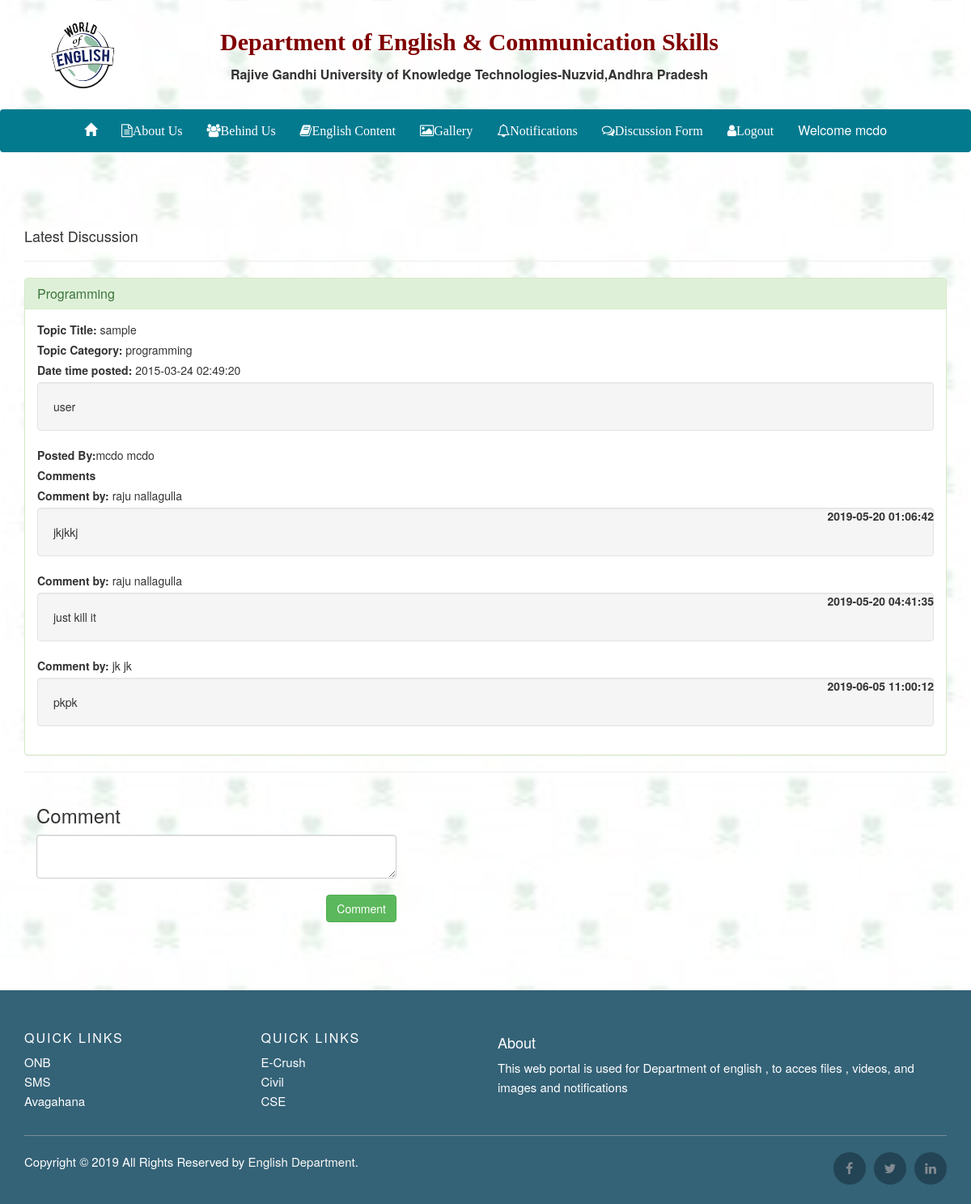
Page /pages/content.php?post_id=13 (signed in) on the committed database.
### tables this page shows
CREATE TABLE `tbluser` (
  `user_Id` int(11) NOT NULL,
  `fname` varchar(255) DEFAULT NULL,
  `lname` varchar(255) DEFAULT NULL,
  `gender` varchar(255) DEFAULT NULL
);

CREATE TABLE `tblpost` (
  `post_Id` int(11) NOT NULL,
  `title` varchar(255) DEFAULT NULL,
  `content` text,
  `datetime` datetime DEFAULT NULL,
  `cat_id` int(12) DEFAULT NULL,
  `user_Id` int(12) DEFAULT NULL
);

CREATE TABLE `category` (
  `cat_id` int(12) NOT NULL,
  `category` varchar(200) DEFAULT NULL
);

CREATE TABLE `tblcomment` (
  `comment_Id` int(11) NOT NULL,
  `comment` varchar(255) DEFAULT NULL,
  `post_Id` int(11) DEFAULT NULL,
  `datetime` datetime DEFAULT NULL,
  `user_Id` int(12) DEFAULT NULL
);

### pages/content.php (the view, shortened to what this page needs)
<?php include('../includes/navbar2.php') ?>
    <div class="container" style="margin:7% auto;">
    	<h4>Latest Discussion</h4>
    	<hr>
         <div class="panel panel-success">
                <div class="panel-heading">
                    <h3 class="panel-title">Programming</h3>
                </div>
                 <div class="panel-body">
                            <?php
                include "../includes/connect.php";
                     $id = $_GET['post_id'];
                $sql = mysqli_query($con,"SELECT * from tblpost as tp join category as c on tp.cat_id=c.cat_id where tp.post_Id='$id' ");
                if($sql==true){
                  while($row=mysqli_fetch_assoc($sql)){
                    extract($row);
                    if($user_Id=='009'){
                       echo "<label>Topic Title: </label> ".$title."<br>";
                       echo "<label>Topic Category: </label> ".$category."<br>";
                       echo "<label>Date time posted: </label> ".$datetime;
                       echo "<p class='well'>".$content."</p>";
                       echo "<label>Posted By: </label> Admin";
                    }
                    else{
                      $sel = mysqli_query($con,"SELECT * from tbluser where user_Id='$user_Id' ");
                      while($row=mysqli_fetch_assoc($sel)){
                        extract($row);
                        echo "<label>Topic Title: </label> ".$title."<br>";
                       echo "<label>Topic Category: </label> ".$category."<br>";
                       echo "<label>Date time posted: </label> ".$datetime;
                       echo "<p class='well'>".$content."</p>";
                       echo '<label>Posted By: </label>'.$fname.' '.$lname;
                      }
                    }
                }
                }
              ?>
              <br><label>Comments</label><br>
              <div id="comments">
              <?php
              $postid= $_GET['post_id'];
              $sql = mysqli_query($con,"SELECT * from tblcomment as c join tbluser as u on c.user_Id=u.user_Id where post_Id='$postid' order by datetime");
              $num = mysqli_num_rows($sql);
              if($num>0){
              while($row=mysqli_fetch_assoc($sql)){
                    echo "<label>Comment by: </label> ".$row['fname']." ".$row['lname']."<br>";
                     echo '<label class="pull-right">'.$row['datetime'].'</label>';
                     echo "<p class='well'>".$row['comment']."</p>";
              }
            }
              ?>
            </div>
              </div>
          </div>
          <hr>
            <div class="col-sm-5 col-md-5 sidebar">
          <h3>Comment</h3>
          <form method="POST">
            <textarea type="text" class="form-control" id="commenttxt"></textarea><br>
            <input type="submit" id="save" class="btn btn-success pull-right" value="Comment">
          </form>
        </div>
    </div>
<?php include("../includes/footer.php");?>
</body>
</html>

### rows in the picture
tblpost: title "sample", datetime "2015-03-24 02:49:20", content "user"
tbluser: fname "mcdo", lname "mcdo"
category: category "programming"
tblcomment: user_Id.fname "raju", user_Id.lname "nallagulla", datetime "2019-05-20 01:06:42", comment "jkjkkj"
tblcomment: user_Id.fname "raju", user_Id.lname "nallagulla", datetime "2019-05-20 04:41:35", comment "just kill it"
tblcomment: user_Id.fname "jk", user_Id.lname "jk", datetime "2019-06-05 11:00:12", comment "pkpk"

### other values in the picture
$_SESSION['username'] "mcdo"
